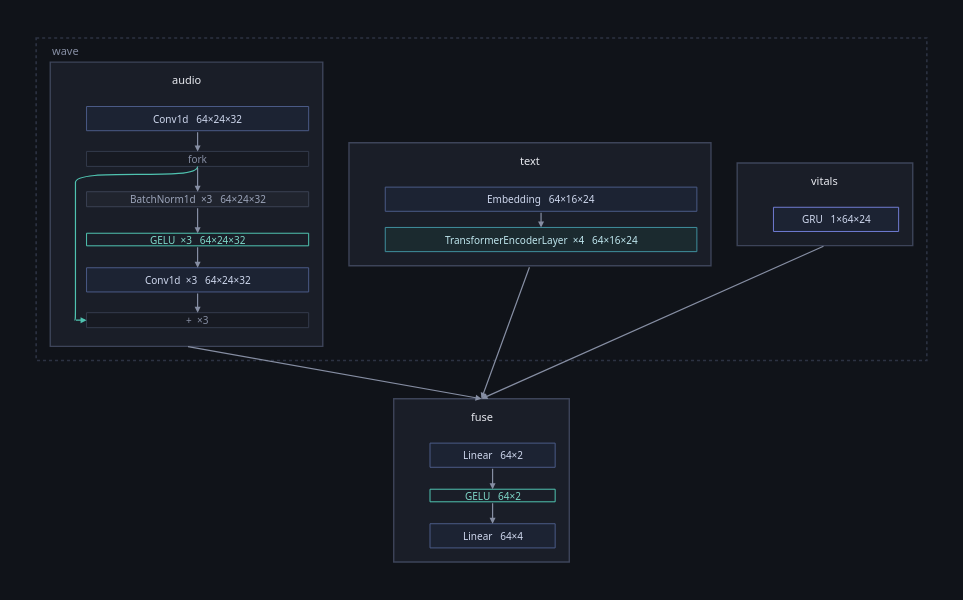

Source (notebook cell):
### Markdown cell above
## The symptoms

**No flag at all.** Every gradient arrives, nothing is dead, nothing
saturates. The network is in perfect health and it is costing about a quarter
of the loss, which is exactly the kind of thing no health check is looking
for. The diagnosis is in the picture:

### Code cell
pinched.figure(inside=architecture(pinched, ONE))

### Figure 1 — Plotly figure (JSON) as saved in the notebook; plotly's stock layout.template omitted (floating-point values rounded to 4 significant figures)
{"data": [{"hoverinfo": "text", "hovertext": ["<b>audio</b><br>class: Audio<br>device: cpu", "<b>text</b><br>class: Text<br>device: cpu", "<b>vitals</b><br>class: Vitals<br>device: cpu", "<b>fuse</b><br>class: Fuse<br>device: cpu"], "marker": {"opacity": 0, "size": 1}, "mode": "markers", "showlegend": false, "type": "scatter", "x": [149.2, 490.0, 782.7, 441.9], "y": [165.0, 165.0, 165.0, 439.0]}], "layout": {"annotations": [{"align": "left", "font": {"color": "#868ea3", "family": "system-ui, -apple-system, Segoe UI, Roboto, sans-serif", "size": 11}, "showarrow": false, "text": "wave", "x": 14.0, "xanchor": "left", "y": 12.0, "yanchor": "middle"}, {"align": "center", "font": {"color": "#e7e9ef", "family": "system-ui, -apple-system, Segoe UI, Roboto, sans-serif", "size": 11}, "showarrow": false, "text": "audio", "x": 149.2, "xanchor": "center", "y": 41.5, "yanchor": "middle"}, {"align": "center", "font": {"color": "#cfd8ee", "family": "system-ui, -apple-system, Segoe UI, Roboto, sans-serif", "size": 10}, "showarrow": false, "text": "Conv1d   64×24×32", "x": 160.2, "xanchor": "center", "y": 80.0, "yanchor": "middle"}, {"align": "center", "font": {"color": "#868ea3", "family": "system-ui, -apple-system, Segoe UI, Roboto, sans-serif", "size": 10}, "showarrow": false, "text": "fork", "x": 160.2, "xanchor": "center", "y": 120.0, "yanchor": "middle"}, {"align": "center", "font": {"color": "#9aa3b8", "family": "system-ui, -apple-system, Segoe UI, Roboto, sans-serif", "size": 10}, "showarrow": false, "text": "BatchNorm1d  ×3   64×24×32", "x": 160.2, "xanchor": "center", "y": 160.0, "yanchor": "middle"}, {"align": "center", "font": {"color": "#7fd8c9", "family": "system-ui, -apple-system, Segoe UI, Roboto, sans-serif", "size": 10}, "showarrow": false, "text": "GELU  ×3   64×24×32", "x": 160.2, "xanchor": "center", "y": 200.0, "yanchor": "middle"}, {"align": "center", "font": {"color": "#cfd8ee", "family": "system-ui, -apple-system, Segoe UI, Roboto, sans-serif", "size": 10}, "showarrow": false, "text": "Conv1d  ×3   64×24×32", "x": 160.2, "xanchor": "center", "y": 240.0, "yanchor": "middle"}, {"align": "center", "font": {"color": "#868ea3", "family": "system-ui, -apple-system, Segoe UI, Roboto, sans-serif", "size": 10}, "showarrow": false, "text": "+  ×3", "x": 160.2, "xanchor": "center", "y": 280.0, "yanchor": "middle"}, {"align": "center", "font": {"color": "#e7e9ef", "family": "system-ui, -apple-system, Segoe UI, Roboto, sans-serif", "size": 11}, "showarrow": false, "text": "text", "x": 490.0, "xanchor": "center", "y": 121.5, "yanchor": "middle"}, {"align": "center", "font": {"color": "#cfd8ee", "family": "system-ui, -apple-system, Segoe UI, Roboto, sans-serif", "size": 10}, "showarrow": false, "text": "Embedding   64×16×24", "x": 501.0, "xanchor": "center", "y": 160.0, "yanchor": "middle"}, {"align": "center", "font": {"color": "#bfe6ee", "family": "system-ui, -apple-system, Segoe UI, Roboto, sans-serif", "size": 10}, "showarrow": false, "text": "TransformerEncoderLayer  ×4   64×16×24", "x": 501.0, "xanchor": "center", "y": 200.0, "yanchor": "middle"}, {"align": "center", "font": {"color": "#e7e9ef", "family": "system-ui, -apple-system, Segoe UI, Roboto, sans-serif", "size": 11}, "showarrow": false, "text": "vitals", "x": 782.7, "xanchor": "center", "y": 141.5, "yanchor": "middle"}, {"align": "center", "font": {"color": "#cfd8ee", "family": "system-ui, -apple-system, Segoe UI, Roboto, sans-serif", "size": 10}, "showarrow": false, "text": "GRU   1×64×24", "x": 793.7, "xanchor": "center", "y": 180.0, "yanchor": "middle"}, {"align": "center", "font": {"color": "#e7e9ef", "family": "system-ui, -apple-system, Segoe UI, Roboto, sans-serif", "size": 11}, "showarrow": false, "text": "fuse", "x": 441.9, "xanchor": "center", "y": 375.5, "yanchor": "middle"}, {"align": "center", "font": {"color": "#cfd8ee", "family": "system-ui, -apple-system, Segoe UI, Roboto, sans-serif", "size": 10}, "showarrow": false, "text": "Linear   64×2", "x": 452.9, "xanchor": "center", "y": 414.0, "yanchor": "middle"}, {"align": "center", "font": {"color": "#7fd8c9", "family": "system-ui, -apple-system, Segoe UI, Roboto, sans-serif", "size": 10}, "showarrow": false, "text": "GELU   64×2", "x": 452.9, "xanchor": "center", "y": 454.0, "yanchor": "middle"}, {"align": "center", "font": {"color": "#cfd8ee", "family": "system-ui, -apple-system, Segoe UI, Roboto, sans-serif", "size": 10}, "showarrow": false, "text": "Linear   64×4", "x": 452.9, "xanchor": "center", "y": 494.0, "yanchor": "middle"}, {"arrowcolor": "#868ea3", "arrowhead": 2, "arrowsize": 1, "arrowwidth": 1.2, "ax": 160.2, "axref": "x", "ay": 127.4, "ayref": "y", "showarrow": true, "text": "", "x": 160.2, "xref": "x", "y": 152.6, "yref": "y"}, {"arrowcolor": "#868ea3", "arrowhead": 2, "arrowsize": 1, "arrowwidth": 1.2, "ax": 160.2, "axref": "x", "ay": 167.4, "ayref": "y", "showarrow": true, "text": "", "x": 160.2, "xref": "x", "y": 193.8, "yref": "y"}, {"arrowcolor": "#868ea3", "arrowhead": 2, "arrowsize": 1, "arrowwidth": 1.2, "ax": 160.2, "axref": "x", "ay": 206.2, "ayref": "y", "showarrow": true, "text": "", "x": 160.2, "xref": "x", "y": 228.0, "yref": "y"}, {"arrowcolor": "#4fc3b0", "arrowhead": 2, "arrowsize": 1, "arrowwidth": 1.2, "ax": 38.0, "axref": "x", "ay": 280.0, "ayref": "y", "showarrow": true, "text": "", "x": 50.0, "xref": "x", "y": 280.0, "yref": "y"}, {"arrowcolor": "#868ea3", "arrowhead": 2, "arrowsize": 1, "arrowwidth": 1.2, "ax": 160.2, "axref": "x", "ay": 252.0, "ayref": "y", "showarrow": true, "text": "", "x": 160.2, "xref": "x", "y": 272.6, "yref": "y"}, {"arrowcolor": "#868ea3", "arrowhead": 2, "arrowsize": 1, "arrowwidth": 1.2, "ax": 160.2, "axref": "x", "ay": 92.0, "ayref": "y", "showarrow": true, "text": "", "x": 160.2, "xref": "x", "y": 112.6, "yref": "y"}, {"arrowcolor": "#868ea3", "arrowhead": 2, "arrowsize": 1, "arrowwidth": 1.2, "ax": 501.0, "axref": "x", "ay": 172.0, "ayref": "y", "showarrow": true, "text": "", "x": 501.0, "xref": "x", "y": 188.0, "yref": "y"}, {"arrowcolor": "#868ea3", "arrowhead": 2, "arrowsize": 1, "arrowwidth": 1.2, "ax": 452.9, "axref": "x", "ay": 426.0, "ayref": "y", "showarrow": true, "text": "", "x": 452.9, "xref": "x", "y": 447.8, "yref": "y"}, {"arrowcolor": "#868ea3", "arrowhead": 2, "arrowsize": 1, "arrowwidth": 1.2, "ax": 452.9, "axref": "x", "ay": 460.2, "ayref": "y", "showarrow": true, "text": "", "x": 452.9, "xref": "x", "y": 482.0, "yref": "y"}, {"arrowcolor": "#868ea3", "arrowhead": 2, "arrowsize": 1, "arrowwidth": 1.2, "ax": 149.2, "axref": "x", "ay": 306.0, "ayref": "y", "showarrow": true, "text": "", "x": 441.9, "xref": "x", "y": 358.0, "yref": "y"}, {"arrowcolor": "#868ea3", "arrowhead": 2, "arrowsize": 1, "arrowwidth": 1.2, "ax": 490.0, "axref": "x", "ay": 226.0, "ayref": "y", "showarrow": true, "text": "", "x": 441.9, "xref": "x", "y": 358.0, "yref": "y"}, {"arrowcolor": "#868ea3", "arrowhead": 2, "arrowsize": 1, "arrowwidth": 1.2, "ax": 782.7, "axref": "x", "ay": 206.0, "ayref": "y", "showarrow": true, "text": "", "x": 441.9, "xref": "x", "y": 358.0, "yref": "y"}], "font": {"color": "#e7e9ef", "family": "system-ui, -apple-system, Segoe UI, Roboto, sans-serif", "size": 12}, "height": 600.0, "hoverlabel": {"align": "left", "bgcolor": "#1a1e28", "bordercolor": "#2c3242", "font": {"color": "#e7e9ef", "family": "system-ui, -apple-system, Segoe UI, Roboto, sans-serif"}}, "legend": {"bgcolor": "rgba(0,0,0,0)", "font": {"color": "#868ea3"}, "orientation": "h", "x": 1, "xanchor": "right", "y": 1.02, "yanchor": "bottom"}, "margin": {"b": 16, "l": 16, "r": 16, "t": 16}, "paper_bgcolor": "#101319", "plot_bgcolor": "#101319", "shapes": [{"fillcolor": "rgba(0,0,0,0)", "layer": "below", "line": {"color": "#2c3242", "dash": "dot", "width": 1.6}, "type": "rect", "x0": 0.0, "x1": 883.8, "y0": 0.0, "y1": 320.0}, {"fillcolor": "#1a1e28", "layer": "below", "line": {"color": "#3d4459", "width": 1.4}, "type": "rect", "x0": 14.0, "x1": 284.4, "y0": 24.0, "y1": 306.0}, {"fillcolor": "#1c2333", "layer": "below", "line": {"color": "#4a5a86", "width": 1.0}, "type": "rect", "x0": 50.0, "x1": 270.4, "y0": 68.0, "y1": 92.0}, {"fillcolor": "#171a22", "layer": "below", "line": {"color": "#333a4b", "width": 1.0}, "type": "rect", "x0": 50.0, "x1": 270.4, "y0": 112.6, "y1": 127.4}, {"fillcolor": "#20242e", "layer": "below", "line": {"color": "#3a4152", "width": 1.0}, "type": "rect", "x0": 50.0, "x1": 270.4, "y0": 152.6, "y1": 167.4}, {"fillcolor": "rgba(0,0,0,0)", "layer": "below", "line": {"color": "#4fc3b0", "width": 1.0}, "type": "rect", "x0": 50.0, "x1": 270.4, "y0": 193.8, "y1": 206.2}, {"fillcolor": "#1c2333", "layer": "below", "line": {"color": "#4a5a86", "width": 1.0}, "type": "rect", "x0": 50.0, "x1": 270.4, "y0": 228.0, "y1": 252.0}, {"fillcolor": "#171a22", "layer": "below", "line": {"color": "#333a4b", "width": 1.0}, "type": "rect", "x0": 50.0, "x1": 270.4, "y0": 272.6, "y1": 287.4}, {"fillcolor": "#1a1e28", "layer": "below", "line": {"color": "#3d4459", "width": 1.4}, "type": "rect", "x0": 310.4, "x1": 669.6, "y0": 104.0, "y1": 226.0}, {"fillcolor": "#1c2333", "layer": "below", "line": {"color": "#4a5a86", "width": 1.0}, "type": "rect", "x0": 346.4, "x1": 655.6, "y0": 148.0, "y1": 172.0}, {"fillcolor": "#1b2a2f", "layer": "below", "line": {"color": "#3f8f9d", "width": 1.0}, "type": "rect", "x0": 346.4, "x1": 655.6, "y0": 188.0, "y1": 212.0}, {"fillcolor": "#1a1e28", "layer": "below", "line": {"color": "#3d4459", "width": 1.4}, "type": "rect", "x0": 695.6, "x1": 869.8, "y0": 124.0, "y1": 206.0}, {"fillcolor": "#1c2333", "layer": "below", "line": {"color": "#6f7bd1", "width": 1.0}, "type": "rect", "x0": 731.6, "x1": 855.8, "y0": 168.0, "y1": 192.0}, {"fillcolor": "#1a1e28", "layer": "below", "line": {"color": "#3d4459", "width": 1.4}, "type": "rect", "x0": 354.8, "x1": 529.0, "y0": 358.0, "y1": 520.0}, {"fillcolor": "#1c2333", "layer": "below", "line": {"color": "#4a5a86", "width": 1.0}, "type": "rect", "x0": 390.8, "x1": 515.0, "y0": 402.0, "y1": 426.0}, {"fillcolor": "rgba(0,0,0,0)", "layer": "below", "line": {"color": "#4fc3b0", "width": 1.0}, "type": "rect", "x0": 390.8, "x1": 515.0, "y0": 447.8, "y1": 460.2}, {"fillcolor": "#1c2333", "layer": "below", "line": {"color": "#4a5a86", "width": 1.0}, "type": "rect", "x0": 390.8, "x1": 515.0, "y0": 482.0, "y1": 506.0}, {"layer": "below", "line": {"color": "#4fc3b0", "width": 1.2}, "path": "M 160.2,127.44 C 160.2,143.44 39.0,127.44 39.0,143.44 L 39.0,264.0 C 39.0,280.0 39.0,280.0 38.0,280.0", "type": "path", "xref": "x", "yref": "y"}], "width": 963.8, "xaxis": {"range": [-20, 903.8], "visible": false}, "yaxis": {"range": [540.0, -20], "scaleanchor": "x", "visible": false}}}
